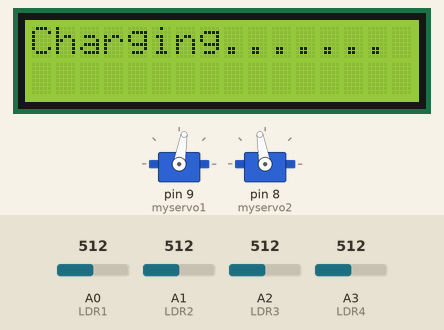
Simulated run of this sketch. Board: Arduino Uno, built with avr-gcc and run on an emulated ATmega328P. Shown: 2 × servo, 16×2 character LCD. Inputs (shaded band) come from the test bench; at power-on: A0 (LDR1) = 512, A2 (LDR3) = 512, A1 (LDR2) = 512, A3 (LDR4) = 512. What the sketch prints to the serial monitor is not drawn.

Above: at 1.2 s.
1.3 s: A0 (LDR1) set to 589
5.4 s: A0 (LDR1) set to 609
At 6.5 s:
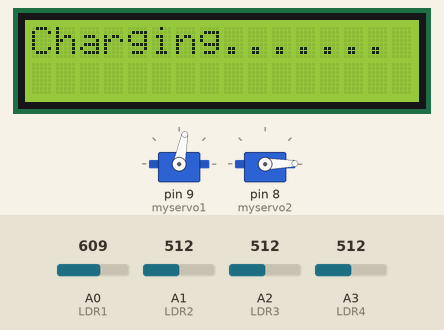
9.5 s: A2 (LDR3) set to 684
At 11.0 s:
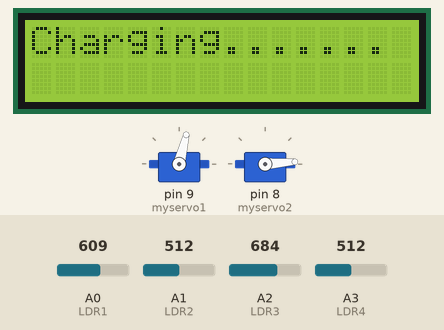
13.6 s: A2 (LDR3) set to 712
At 14.8 s:
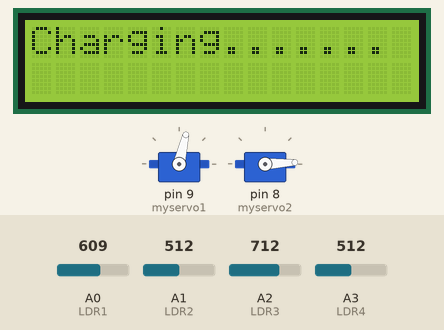
17.7 s: A1 (LDR2) set to 781
At 19.2 s:
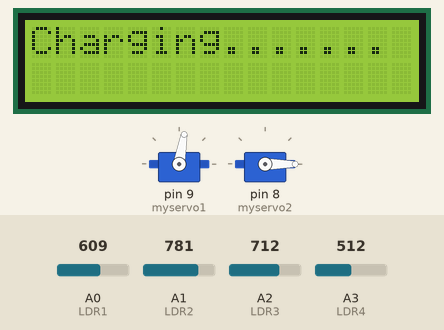
21.8 s: A1 (LDR2) set to 814
At 43.6 s:
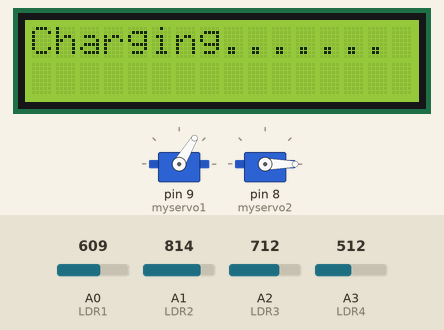
Timing chart, 0 to 45.4 s (numbered marks = the images above; inputs shaded):
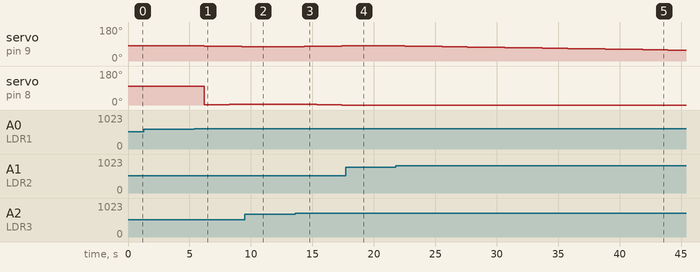

Measured:
- the behaviour switches between 599 and 600 on A0 (LDR1) (found by bisection; images 0 and 1)
- the behaviour switches between 799 and 800 on A1 (LDR2) (found by bisection; images 4 and 5)
- after the input at 5.4 s, servo on pin 9 (myservo1): 80° → 79° after 0.78 s, → 78° 1.0 s later, → 77° 1.0 s later, → 76° 1.0 s later; servo on pin 8 (myservo2): 100° → 1° after 0.78 s, → 2° 1.0 s later, → 3° 1.0 s later, → 4° 1.0 s later
- after the input at 9.5 s, servo on pin 9 (myservo1): stays 76° (without the input it goes to 75° after 0.76 s); servo on pin 8 (myservo2): stays 4° (without the input it goes to 5° after 0.76 s)
- after the input at 13.6 s, servo on pin 9 (myservo1): 76° → 77° after 0.74 s, → 78° 1.0 s later, → 79° 1.0 s later, → 80° 1.0 s later; servo on pin 8 (myservo2): 4° → 3° after 0.74 s, → 2° 1.0 s later, → 1° 1.0 s later, → 0° 1.0 s later
- after the input at 17.7 s, servo on pin 9 (myservo1): stays 80° (without the input it goes to 81° after 0.72 s)
- after the input at 21.8 s, servo on pin 9 (myservo1): moves from 80° to 57° over 22.4 s, starting after 0.70 s

The sketch:

DAST.ino
```cpp
#include <Servo.h>
#include <LiquidCrystal.h>

Servo myservo1, myservo2;
int LDR1 = A0, LDR2 = A1, LDR3 = A2, LDR4 = A3;
int rRDL1 = 0, rRDL2 = 0, rRDL3 = 0, rRDL4 = 0;
int max1=0, max2=0, max3=0;
int ser1 = 80, ser2=0;
const int rs = 12, en = 11, d4 = 5, d5 = 4, d6 = 3, d7 = 2;
LiquidCrystal lcd(rs, en, d4, d5, d6, d7);

void setup() {
  myservo1.attach(9);
  myservo2.attach(8);

  Serial.begin(9600);
  myservo1.write(ser1);
  myservo2.write(100);
  lcd.begin(16, 2);
}

void loop()
{
  rRDL1 = analogRead(LDR1) / 100;
  rRDL2 = analogRead(LDR2) / 100;
  rRDL3 = analogRead(LDR3) / 100;
  rRDL4 = analogRead(LDR4) / 100;

  max1 = max(rRDL1, rRDL2);--
  max2 = max(rRDL3, rRDL4);
  max3 = max(max1, max2);

  if(rRDL1<max3 && rRDL2<max3)
  {
    if(ser1<140)
      ser1+=1;
    myservo1.write(ser1);
  }
  if(rRDL3<max3 && rRDL4<max3)
  {
    if(ser1>0)
      ser1-=1;
    myservo1.write(ser1);
  }

  if(rRDL2<max3 && rRDL3<max3)
  {
    Serial.println("servo2 +" + String(ser2));
    if(ser2<180)
      ser2+=1;
    myservo2.write(ser2);
  }
  if(rRDL1<max3 && rRDL4<max3)
  {
    Serial.println("servo2 -" + String(ser2));
    if(ser2>0)
      ser2-=1;
    myservo2.write(ser2);
  }
   lcd.print("Charging.......");
   delay(1000);
   lcd.clear();
   delay(15);
}
```
